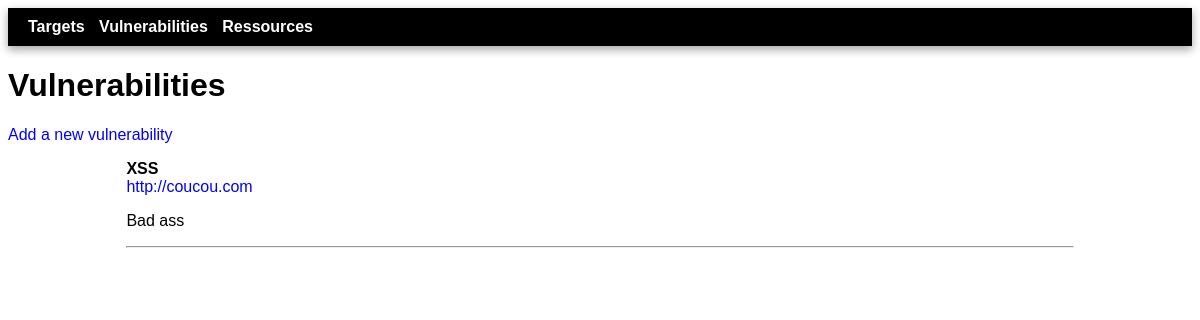
/vulnerabilities/, run on an earlier commit of the app's database.
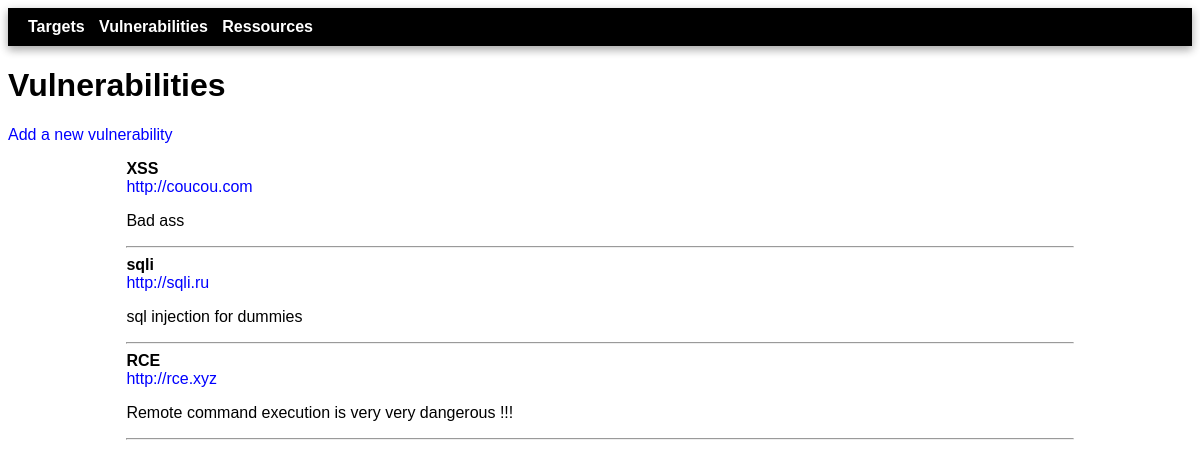
And on a later commit of the database.
### tms/models.py (models this page shows, shortened)
class Vulnerability(models.Model):
    class Category(models.TextChoices):
        ENUMERATION = 'Enumeration'
        WEB_VULNERABILIY = 'Web vulnerability'
        SERVICE_VULNERABILIY = 'Service vulnerability'
        PRIVESC = 'Privesc'
        OTHER = 'Other'
    name = models.fields.CharField(max_length=100, null=True)
    url = models.fields.URLField(null=True)
    description = models.fields.CharField(max_length=200, null=True)
    category = models.fields.CharField(choices=Category.choices, max_length=100, null=True)

### tms/views.py (the view)
# urls.py: path('vulnerabilities/', views.vulnerabilities, name='vulnerabilities'),
def vulnerabilities(request):
    vulnerabilities = Vulnerability.objects.all()
    return render(request, 'tms/vulnerabilities.html', {'vulnerabilities' : vulnerabilities})

### tms/templates/tms/vulnerabilities.html
{% extends 'tms/base.html' %}
{% block content %}
        <h1>Vulnerabilities</h1>
        <p><a href="{% url 'vulnerabilities-add' %}">Add a new vulnerability</a></p>
            {% for vulnerability in vulnerabilities %}
                <div class="vuln_list">
                    <strong>{{ vulnerability.name }}</strong><br>
                    <a href="{{ vulnerability.url }}" target="_blank">{{ vulnerability.url }}</a><br>
                    <p>{{ vulnerability.description }}</p>
                    <hr>
                </div>
            {% endfor %}
{% endblock %}

### tms/templates/tms/base.html (shortened to what this page needs)
{% load static %}
<html>
    <head>
        <link rel="stylesheet" href="{% static 'tms/styles.css' %}" />
    </head>
    <body>
        <nav>
            <a href="{% url 'targets' %}">Targets</a>
            <a href="{% url 'vulnerabilities' %}">Vulnerabilities</a>
            <a href="">Ressources</a>
        </nav>
        {% block content %}{% endblock %}
    </body>
</html>

### tms/static/tms/styles.css (style rules this page uses)
* { font-family: Helvetica; }
nav { background: black; padding-top: 10px; padding-bottom: 10px; padding-left: 10px; padding-right: 10px; box-shadow: 0 4px 8px 0 rgba(0,0,0,0.2), 0 3px 10px 0 rgba(0,0,0,0.19); }
nav a { color:white; text-decoration: none; font-weight: bold; margin-left: 10px; }
a { text-decoration: none; color: blue; }
.vuln_list { margin-right: auto; margin-left: auto; width: 80%; }

What changed in the data, as far as the page shows it:
added Vulnerability: name "sqli", url "http://sqli.ru", description "sql injection for dummies"
added Vulnerability: name "RCE", url "http://rce.xyz", description "Remote command execution is very very dangerous !!!"
